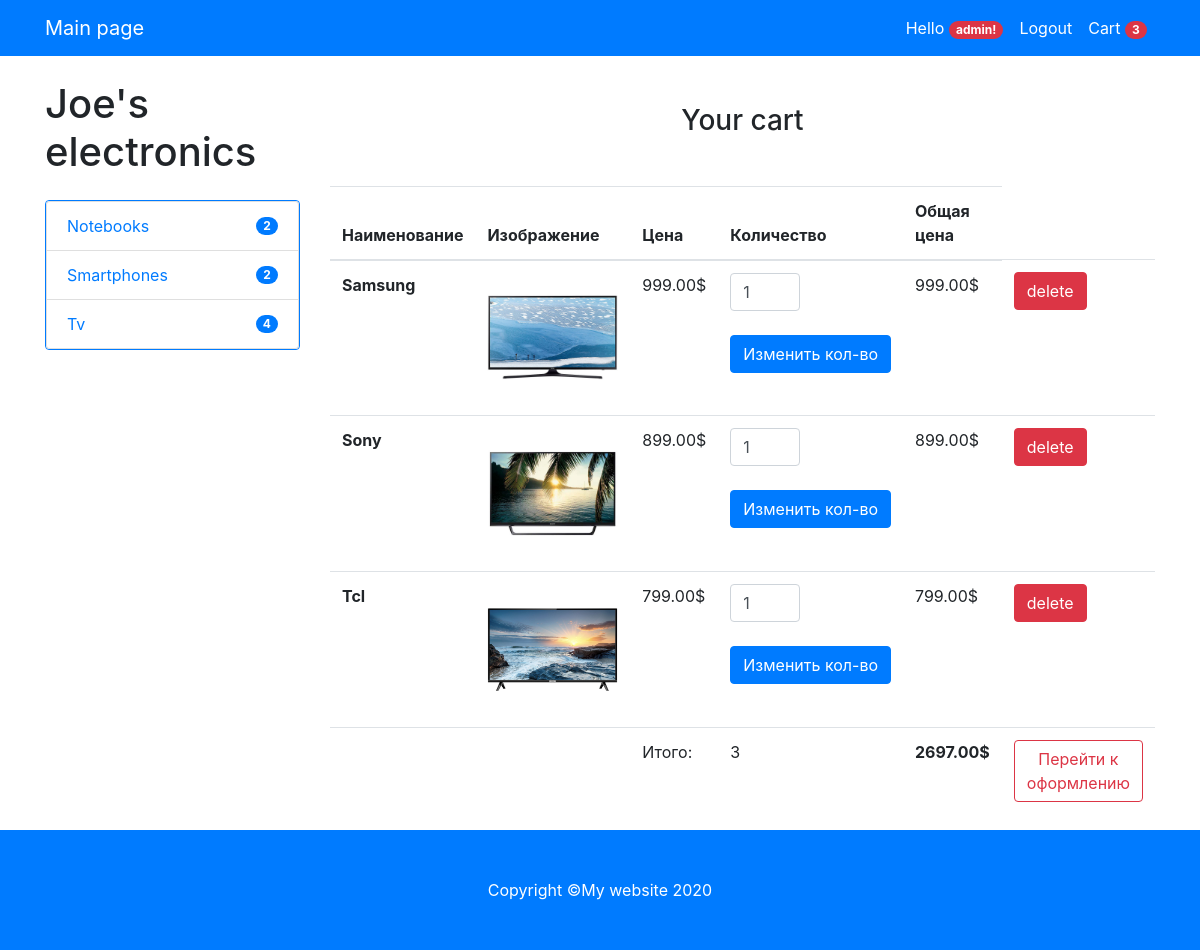
The app's page /cart/ (signed in) with its own data.
### shop/models.py (models this page shows, shortened)
class Cart(models.Model):
    owner = models.ForeignKey('Customer', null=True, verbose_name='Владелец', on_delete=models.CASCADE)
    products = models.ManyToManyField(CartProduct, blank=True, related_name='related_cart')
    total_products = models.PositiveIntegerField(default=0)
    final_price = models.DecimalField(max_digits=9, default=0, decimal_places=2, verbose_name='Общая цена')
    in_order = models.BooleanField(default=False)
    for_anonymous_user = models.BooleanField(default=False)

class Category(models.Model):
    name = models.CharField(max_length=255, verbose_name='Имя категории')
    slug = models.SlugField(unique=True)
    objects = CategoryManager()
    def get_absolute_url(self):
        return reverse('category_detail', kwargs={'slug': self.slug})

class CartProduct(models.Model):
    user = models.ForeignKey('Customer', verbose_name='Покупатель', on_delete=models.CASCADE)
    cart = models.ForeignKey('Cart', verbose_name='Корзина', on_delete=models.CASCADE, related_name='related_products')
    content_type = models.ForeignKey(ContentType, on_delete=models.CASCADE)
    object_id = models.PositiveIntegerField()
    content_object = GenericForeignKey('content_type', 'object_id')
    qty = models.PositiveIntegerField(default=1)
    total_price = models.DecimalField(max_digits=9, decimal_places=2, verbose_name='Общая цена')

class Product(models.Model):
    class Meta:
        abstract = True
    category = models.ForeignKey(Category, verbose_name='Категория', on_delete=models.CASCADE)
    title = models.CharField(max_length=255, verbose_name='Наименование')
    slug = models.SlugField(unique=True)
    image = models.ImageField(verbose_name='Изображение')
    description = models.TextField(verbose_name='Описание', null=True)
    price = models.DecimalField(max_digits=9, decimal_places=2, verbose_name='Цена')
    def get_model_name(self):
        return self.__class__.__name__.lower()

class Tv(Product):
    resolution = models.CharField(max_length=255, verbose_name='Разрешение')
    hdr = models.CharField(max_length=255, verbose_name='hdr')
    diagonal = models.CharField(max_length=255, verbose_name='Диагональ')
    display_type = models.CharField(max_length=255, verbose_name='Тип дисплея')
    processor = models.CharField(max_length=255, verbose_name='Процессор')
    capacity = models.CharField(max_length=255, verbose_name='Объем')

### shop/views.py (the view)
# urls.py: path('cart/', CartView.as_view(), name='cart'),
class CartView(LoginRequiredMixin,CartMixin, View):
    def get(self, request, *args, **kwargs):
        categories = Category.objects.get_categories_for_left_sidebar()
        context = {
            'cart': self.cart,
            'categories': categories
        }
        return render(request, 'cart.html', context)

### shop/mixins.py (called while the page is built)
    def dispatch(self, request, *args, **kwargs):
        if request.user.is_authenticated:
            customer = Customer.objects.filter(user=request.user).first()
            if not customer:
                customer = Customer.objects.create(
                    user=request.user,
                )
            cart = Cart.objects.filter(owner=customer, in_order=False).first()
            if not cart:
                cart = Cart.objects.create(owner=customer)
        else:
            cart = Cart.objects.filter(for_anonymous_user=True).first()
            if not cart:
                cart = Cart.objects.create(for_anonymous_user=True)
        self.cart = cart
        return super().dispatch(request, *args, **kwargs)

### shop/models.py (called while the page is built)
def get_models_for_count(*model_names):
    return [models.Count(model_name) for model_name in model_names]

    def get_queryset(self):
        return super().get_queryset()

    def get_categories_for_left_sidebar(self):
        models = get_models_for_count('tv', 'smartphone', 'notebook')
        qs = list(self.get_queryset().annotate(*models))
        data = [
            dict(name=c.name, url=c.get_absolute_url(), count=getattr(c, self.CATEGORY_NAME_COUNT_NAME[c.name]))
            for c in qs
        ]
        return data

### shop/templates/cart.html
{% extends 'base.html' %}
{% block content %}
<h3 class="text-center mt-5 mb-5">Your cart{% if not cart.products.count %} is empty {% endif %}</h3>
{% if cart.products.count %}
<table class="table">
  <thead>
    <tr>
      <th scope="col">Наименование</th>
      <th scope="col">Изображение</th>
      <th scope="col">Цена</th>
      <th scope="col">Количество</th>
      <th scope="col">Общая цена</th>
    </tr>
  </thead>
  <tbody>
  {% for item in cart.products.all %}
    <tr>
      <th scope="row">{{ item.content_object.title }}</th>
      <td class="w-25"><img src="{{ item.content_object.image.url }}" class="img-fluid"></td>
      <td>{{ item.content_object.price }}$</td>
      <td>
         <form action="{% url 'change-qty-cart' ct_model=item.content_object.get_model_name slug=item.content_object.slug %}" method="POST">
              <input type="number" class="form-control" name="qty" style="width: 70px;" min="1" value="{{ item.qty }}">
              <br> {% csrf_token %}
              <input type="submit" class="btn btn-primary" value="Изменить кол-во">
            </form>
      </td>
      <td>{{ item.total_price }}$</td>
      <td><a href="{% url 'delete-from-cart' ct_model=item.content_object.get_model_name slug=item.content_object.slug %}">
        <button class="btn btn-danger">delete</button></a></td>
    </tr>
  {% endfor %}
  <tr>
      <td colspan="2"></td>
      <td>Итого:</td>
      <td>{{ cart.total_products }}</td>
      <td><strong>{{ cart.final_price }}$</strong></td>
      <td><a href="{% url 'checkout' %}"><button class="btn btn-outline-danger">Перейти к оформлению</button></a></td>
    </tr>
  </tbody>
</table>
{% endif %}
{% endblock content %}

### shop/templates/base.html (shortened to what this page needs)
<!DOCTYPE html>
<html lang="en">
<head>
{% load static %}
  <link rel="stylesheet" href="https://cdn.jsdelivr.net/npm/bootstrap@4.5.3/dist/css/bootstrap.min.css">
  <link href="{% static 'css/style.css' %}" rel="stylesheet">
</head>
<body>
  <nav class="navbar navbar-expand-lg navbar-dark bg-primary fixed-top">
    <div class="container">
      <a class="navbar-brand" href="{% url 'home' %}">Main page</a>
      <div class="collapse navbar-collapse" id="navbarResponsive">
        <ul class="navbar-nav ml-auto">
          {% if request.user.is_authenticated %}
          <li class="nav-item active">
            <a class="nav-link" href="{% url 'cart' %}">Hello
              <span class="badge badge-pill badge-danger">{{ user.username }}!</span>
            </a>
          </li>
          <li class="nav-item active">
            <a class="nav-link" href="{% url 'logout' %}">Logout
            </a>
          </li>
          {% endif %}
          <li class="nav-item active">
            <a class="nav-link" href="{% url 'cart' %}">Cart
              <span class="badge badge-pill badge-danger">{{ cart.products.count }}</span>
            </a>
          </li>
        </ul>
      </div>
    </div>
  </nav>
  <div class="container">
    <div class="row">
      <div class="col-lg-3">
        <h1 class="my-4">Joe's electronics</h1>
        <ul class="list-group border border-primary rounded" >
          {% for category in categories %}
           <li class="list-group-item d-flex justify-content-between align-items-center">
            <a href="{{ category.url }}">{{ category.name }}</a>
            <span class="badge badge-primary badge-pill">{{ category.count }}</span>
            </li>
          {% endfor %}
        </ul>
      </div>
      <div class="col-lg-9">
        {% block content %}{% endblock content %}
      </div>
    </div>
  </div>
  <footer class="py-5 bg-primary">
    <div class="container">
      <p class="m-0 text-center text-white">Copyright &copy;My website 2020</p>
    </div>
  </footer>
</body>
</html>

### static/css/style.css (style rules this page uses)
body { padding-top:56px; }

### shop/templates/base.html (style rules this page uses)
body { padding-top: 56px; }

### records on screen
Cart: products.count "3", total_products "3", final_price "2697.00"
Category: name "Notebooks"
Category: name "Smartphones"
Category: name "Tv"
CartProduct: content_object "Samsung", content_object.image (picture), content_object.price "999.00", qty "1", total_price "999.00"
CartProduct: content_object "Sony", content_object.image (picture), content_object.price "899.00", qty "1", total_price "899.00"
CartProduct: content_object "Tcl", content_object.image (picture), content_object.price "799.00", qty "1", total_price "799.00"

### other values on screen
{{ user.username }} "admin"
{{ category.count }} "2" "2" "4"
